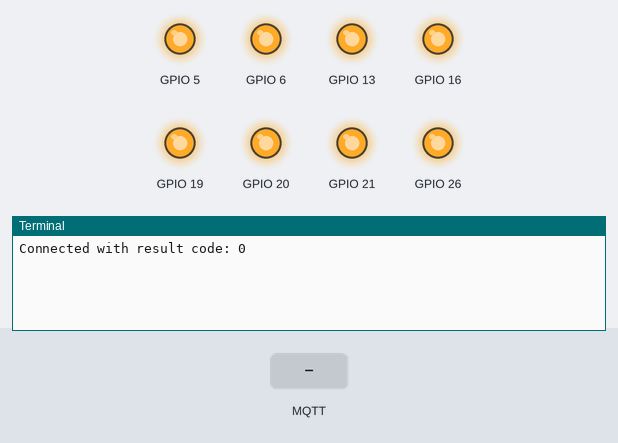
Recording of a program running on a simulated Raspberry Pi (BCM pin numbers). Parts: output pins drawn as LEDs (lit = HIGH), the last lines printed to the terminal. Inputs (shaded band) come from the test bench. No MQTT or app messages arrive unless stated.

Above: at 1.3 s.
1.4 s: MQTT message "control" arrives on the first subscribed topic
At 2.3 s:
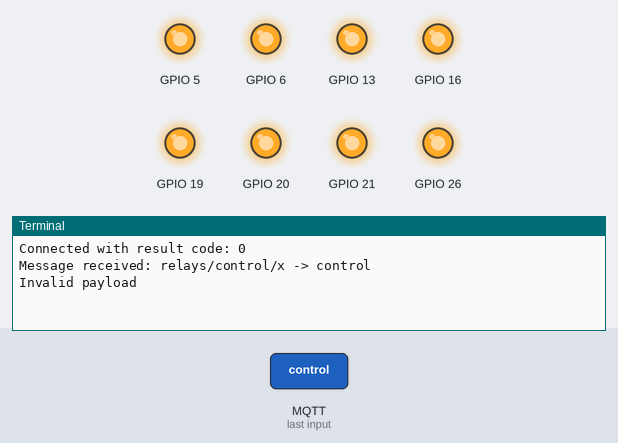
2.9 s: MQTT message "1" arrives on the first subscribed topic
At 3.5 s:
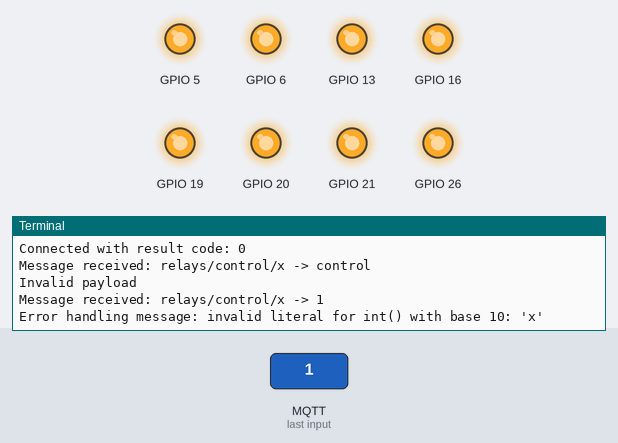
4.4 s: MQTT message "on" arrives on the first subscribed topic
At 5.8 s:
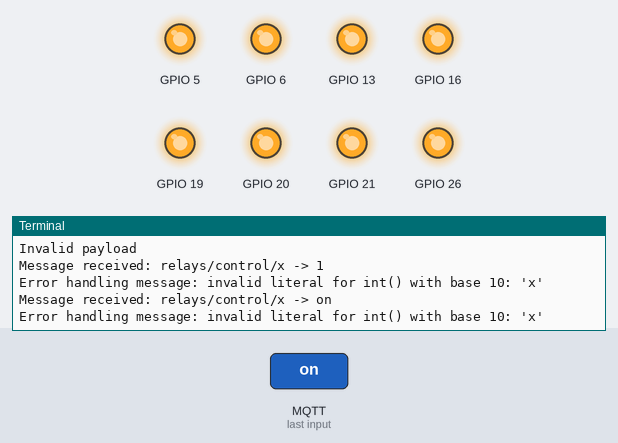

The program:

mqtt_relay.py
```python
# mqtt_relay.py
# MQTT-based GPIO Relay Control with Home Assistant Discovery

import paho.mqtt.client as mqtt
import gpiod
import time
import json

# MQTT Login credentials
mqtt_username = 'mqtt'
mqtt_password = 'xxxxxx'

# Configuration
MQTT_BROKER = "localhost"
MQTT_PORT = 1883
MQTT_TOPIC_CONTROL = "relays/control/#"
MQTT_TOPIC_STATE_BASE = "relays/state"

# BCM GPIO numbers of the relays
RELAY_PINS = [5, 6, 13, 16, 19, 20, 21, 26]

# GPIO setup
chip = gpiod.Chip("gpiochip0")
relay_lines = []

for pin in RELAY_PINS:
    line = chip.get_line(pin)
    line.request(consumer="mqtt-relay", type=gpiod.LINE_REQ_DIR_OUT, default_vals=[1])
    relay_lines.append(line)

def get_relay_states():
    return [0 if line.get_value() == 0 else 1 for line in relay_lines]

def publish_states(client):
    states = get_relay_states()
    for i, state in enumerate(states):
        client.publish(f"{MQTT_TOPIC_STATE_BASE}/{i}", "on" if state == 0 else "off", retain=True)

    if all(state == 0 for state in states):
        all_state = "on"
    elif all(state == 1 for state in states):
        all_state = "off"
    else:
        all_state = "mixed"
    client.publish(f"{MQTT_TOPIC_STATE_BASE}/all", all_state, retain=True)

def on_connect(client, userdata, flags, rc):
    print("Connected with result code:", rc)
    client.subscribe(MQTT_TOPIC_CONTROL)
    publish_discovery_config(client)
    publish_states(client)

def on_message(client, userdata, msg):
    try:
        print(f"Message received: {msg.topic} -> {msg.payload.decode()}")
        parts = msg.topic.split("/")
        if len(parts) == 3 and parts[1] == "control":
            target = parts[2]
            payload = msg.payload.decode().strip().lower()

            if payload in ["on", "1"]:
                value = 0
            elif payload in ["off", "0"]:
                value = 1
            else:
                print("Invalid payload")
                return

            if target == "all":
                for line in relay_lines:
                    line.set_value(value)
            else:
                index = int(target)
                if 0 <= index < len(relay_lines):
                    relay_lines[index].set_value(value)
                else:
                    print("Invalid relay index")

            publish_states(client)

    except Exception as e:
        print("Error handling message:", e)

def publish_discovery_config(client):
    for i, pin in enumerate(RELAY_PINS):
        unique_id = f"relay_{i}"
        base_topic = f"homeassistant/switch/{unique_id}"
        config = {
            "name": f"Relay {i}",
            "unique_id": unique_id,
            "state_topic": f"{MQTT_TOPIC_STATE_BASE}/{i}",
            "command_topic": f"relays/control/{i}",
            "payload_on": "on",
            "payload_off": "off",
            "state_on": "on",
            "state_off": "off",
            "qos": 0,
            "retain": True
        }
        client.publish(f"{base_topic}/config", json.dumps(config), retain=True)

client = mqtt.Client()
client.username_pw_set(mqtt_username, mqtt_password)
client.on_connect = on_connect
client.on_message = on_message

client.connect(MQTT_BROKER, MQTT_PORT, 60)
client.loop_forever()
```

Measured:
- after the input at 1.4 s, the terminal: prints a new line at once (image 1)
- after the input at 2.9 s, the terminal: prints a new line at once (image 2)
- after the input at 4.4 s, the terminal: prints a new line at once (image 3)
